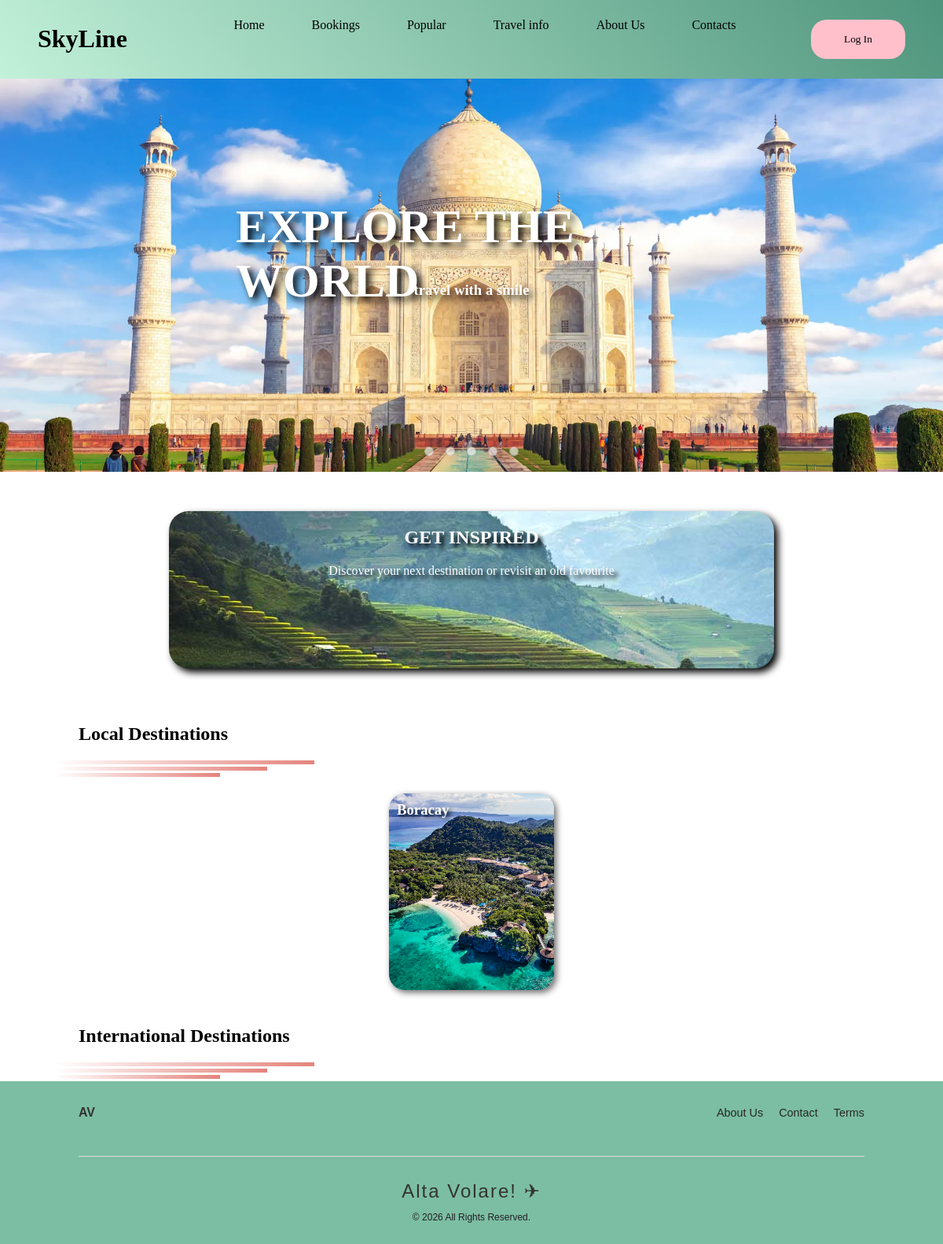
/popular, run on an earlier commit of the app's database.
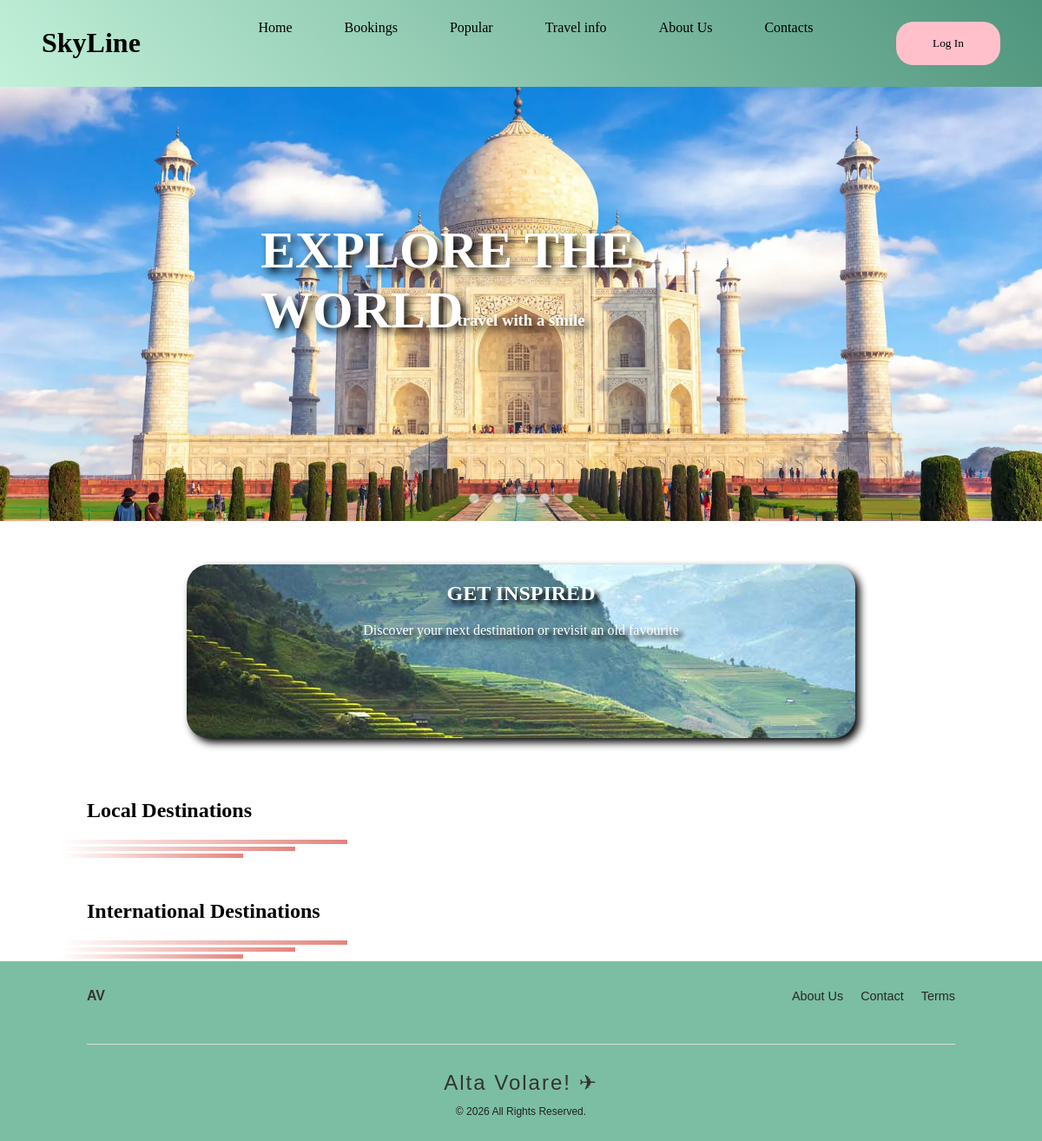
And on a later commit of the database.
### app.py (models this page shows)
class Destination(db.Model):
    id = db.Column(db.Integer, primary_key=True)
    name = db.Column(db.String(100), nullable=False)
    description = db.Column(db.String(255), nullable=False)
    image_path = db.Column(db.String(255), nullable=False) # e.g., 'static/images/boracayp.jpeg'
    category = db.Column(db.String(50), nullable=False)   # 'local' or 'international'

### app.py (the view)
@app.route('/popular')
def popular():
    local_dest = Destination.query.filter_by(category='local').all()
    intl_dest = Destination.query.filter_by(category='international').all()
    return render_template('popular.html', local=local_dest, international=intl_dest)

### app.py (called while the page is built)
@app.after_request
def add_header(response):
    response.headers["Cache-Control"] = "no-cache, no-store, must-revalidate"
    response.headers["Pragma"] = "no-cache"
    response.headers["Expires"] = "0"
    return response

### templates/popular.html (shortened to what the changed rows need)
<!DOCTYPE html>
<html lang="en">
<head>
    <link rel="stylesheet" href="{{ url_for('static', filename='style.css') }}">
    <link rel="stylesheet" href="{{ url_for('static', filename='carrousel.css') }}">
</head>
    <body class="body">
        <div class="nav">
            <div class="logo"><h1>SkyLine</h1></div>
        </div>
        <div class="carousel">
            <span class="text">
                <h1>EXPLORE THE WORLD</h1>
                <br><br><br>
            </span>
        </div>
        <div class="popular">
            <div class="pophold" style="background-image: url(static/images/pop6.jpg);">
                    <h2>GET INSPIRED</h2>
            </div>
        </div>
    <div class="local">
        <h2>Local Destinations</h2>
        <div class="frames1">
            {% for dest in local %}
            <a href="{{ url_for('booking') }}">
                <div class="frame" style="background-image: url('{{ dest.image_path }}');">
                    <h3>{{ dest.name }}</h3>
                    <p>{{ dest.description }}</p>
                </div>
            </a>
            {% endfor %}
        </div>
    </div>
    <div class="international">
        <h2>International Destinations</h2>
    </div>
<footer class="site-footer">
    <div class="footer-bottom">
        <h2>Alta Volare! &#9992;</h2>
    </div>
</footer>
    </body>
</html>

What changed in the data, as far as the page shows it:
removed Destination: image_path (picture), name "Boracay"
